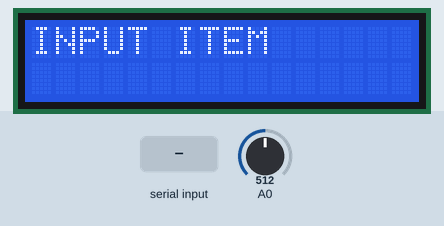
This sketch was run on a simulated Arduino Uno, built with avr-gcc and run on an emulated ATmega328P. On the bench: 16×2 character LCD. The inputs (shaded band) are chosen by the test bench; at power-on: A0 = 512. What the sketch prints to the serial monitor is not drawn.

Above: at 1.2 s.
1.3 s: "1" received over Serial
At 3.1 s:
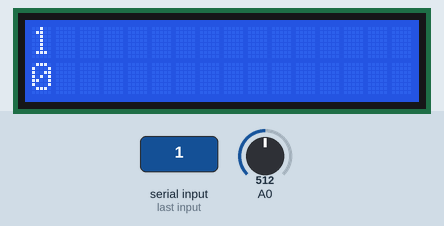
4.3 s: A0 set to 90
At 5.1 s:
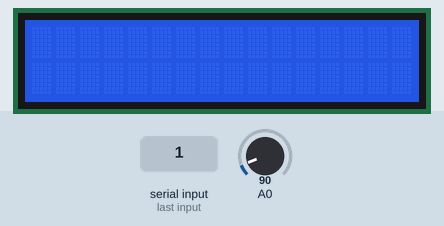
5.8 s: A0 set to 110
At 7.5 s:
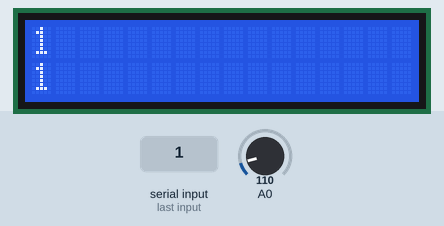
Timing chart, 0 to 9.0 s (numbered marks = the images above; inputs shaded):
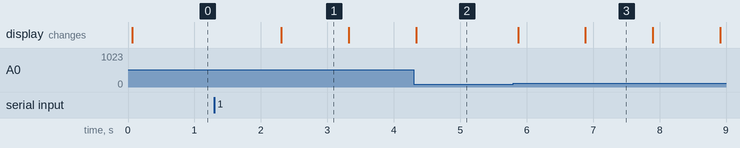

Measured:
- after the input at 1.3 s, the display: changes after 1.0 s (image 1)
- after the input at 5.8 s, the display: first changes after 0.07 s (image 3 shows a later state)
- what the display in image 1 shows lasts 1.0 s, from 2.3 s to 3.3 s

The sketch:

TheBoxMK1.ino
```cpp
#include <LiquidCrystal.h>

const int rs = 12, en = 11, d4 = 5, d5 = 4, d6 = 3, d7 = 2;
LiquidCrystal lcd(rs,en,d4,d5,d6,d7);
int thing = 0;
String substance;
long startTime;
int frequency;

void setup(){
  Serial.begin(9600);
}

void loop(){
  if(thing == 0){

    lcd.begin(16,2);
    lcd.print("INPUT ITEM");
    Serial.print("ITEM: ");
    while (Serial.available() == 0){
    }
    substance = Serial.readString();
    lcd.clear();
    lcd.setCursor(0,0);
    if(substance == "milk"){
      frequency = 10;
    }
    else if(substance == "apple"){
      frequency = 15;
    }
    else if(substance == "carrot"){
      frequency = 20;
    }


    lcd.clear();
    thing = 1;
  }

  if(thing == 1){
    delay(frequency*1000);
    startTime = millis();
    thing = 2;
  }
  if(thing == 2){
    lcd.clear();
    lcd.setCursor(0,0);
    lcd.print(substance);
    lcd.setCursor(0,1);
    lcd.print((millis()-startTime)/1000);
    Serial.print(startTime);
    Serial.print("\t");
    Serial.print(millis());
    Serial.println("");

    if(analogRead(A0)<100){
      thing = 1;
      lcd.clear();
    }
  }
  delay(250);
}
```
